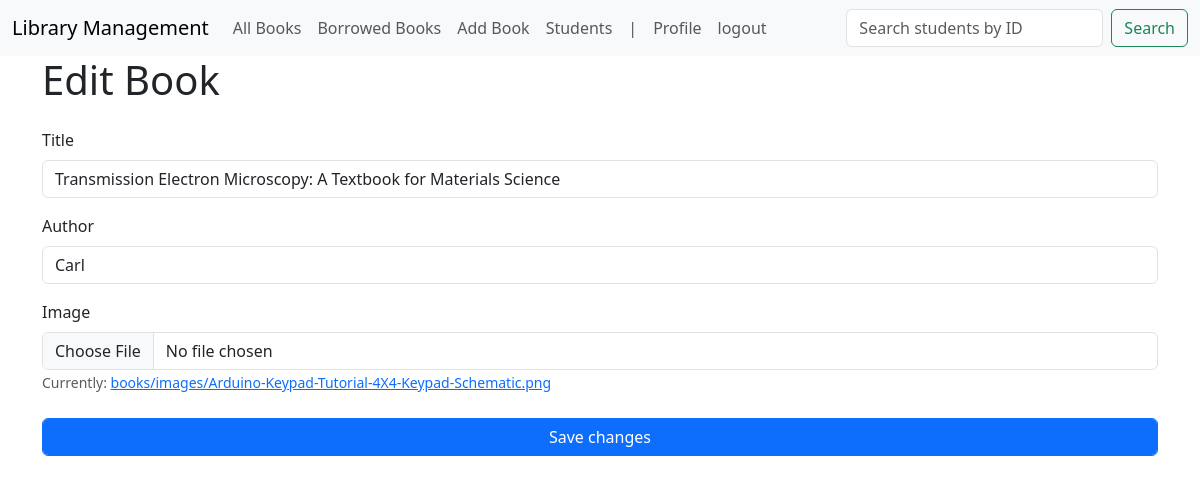
Screenshot of /books/update/1 (signed in) with the database file from the repository.
### books/models.py (models this page shows, shortened)
class Book(models.Model):
    title = models.CharField(max_length=100)
    author = models.CharField(max_length=100)
    image = models.ImageField(upload_to="books/images", null=True)
    borrower = models.ForeignKey(User, on_delete=models.CASCADE, null=True,related_name='books')
    return_date = models.DateField(null=True)

### books/views.py (the view)
# urls.py: path("update/<int:book_id>", update_book, name="book.update"),
@login_required
def update_book(request, book_id):
    book = get_object_or_404(Book, id=book_id)
    if request.method == "POST":
        form = BookForm(request.POST, request.FILES ,instance=book)
        if form.is_valid():
            form.save()
            return redirect(book.all_url)
    else:
        form = BookForm(instance=book)
    return render(request, "books/edit.html", {"form": form})

### books/forms.py
class BookForm(forms.ModelForm):
    class Meta:
        model = Book
        fields = ["title", "author", "image"]

### templates/books/edit.html (shortened to what this page needs)
{% extends 'layouts/base.html' %}
{% load static %}
{% block content %}
<h1 class="mb-4"> Edit Book </h1>
<form method="POST" enctype="multipart/form-data">
    <div class="form-group mb-3">
        <label for="id_title" class="form-label">Title</label>
        <input type="text" name="title" class="form-control" id="id_title" value="{{ form.title.value }}">
    </div>
    <div class="form-group mb-3">
        <label for="id_author" class="form-label">Author</label>
        <input type="text" name="author" class="form-control" id="id_author" value="{{ form.author.value }}">
    </div>
    <div class="form-group mb-3">
        <label for="id_image" class="form-label">Image</label>
        <input type="file" name="image" class="form-control-file" id="id_image">
        {% if form.image.value %}
            <small class="form-text">Currently: <a href="{{ form.image.value.url }}" target="_blank">{{ form.image.value }}</a></small>
        {% endif %}
    </div>
    <div class="form-group mt-4">
        <input type="submit" class="btn btn-primary btn-block" value="Save changes">
    </div>
</form>
{% endblock %}

### rows the page displays
Book: title "Transmission Electron Microscopy: A Textbook for Materials Science", author "Carl", image.value "books/images/Arduino-Keypad-Tutorial-4X4-Keypad-Schematic.png"
